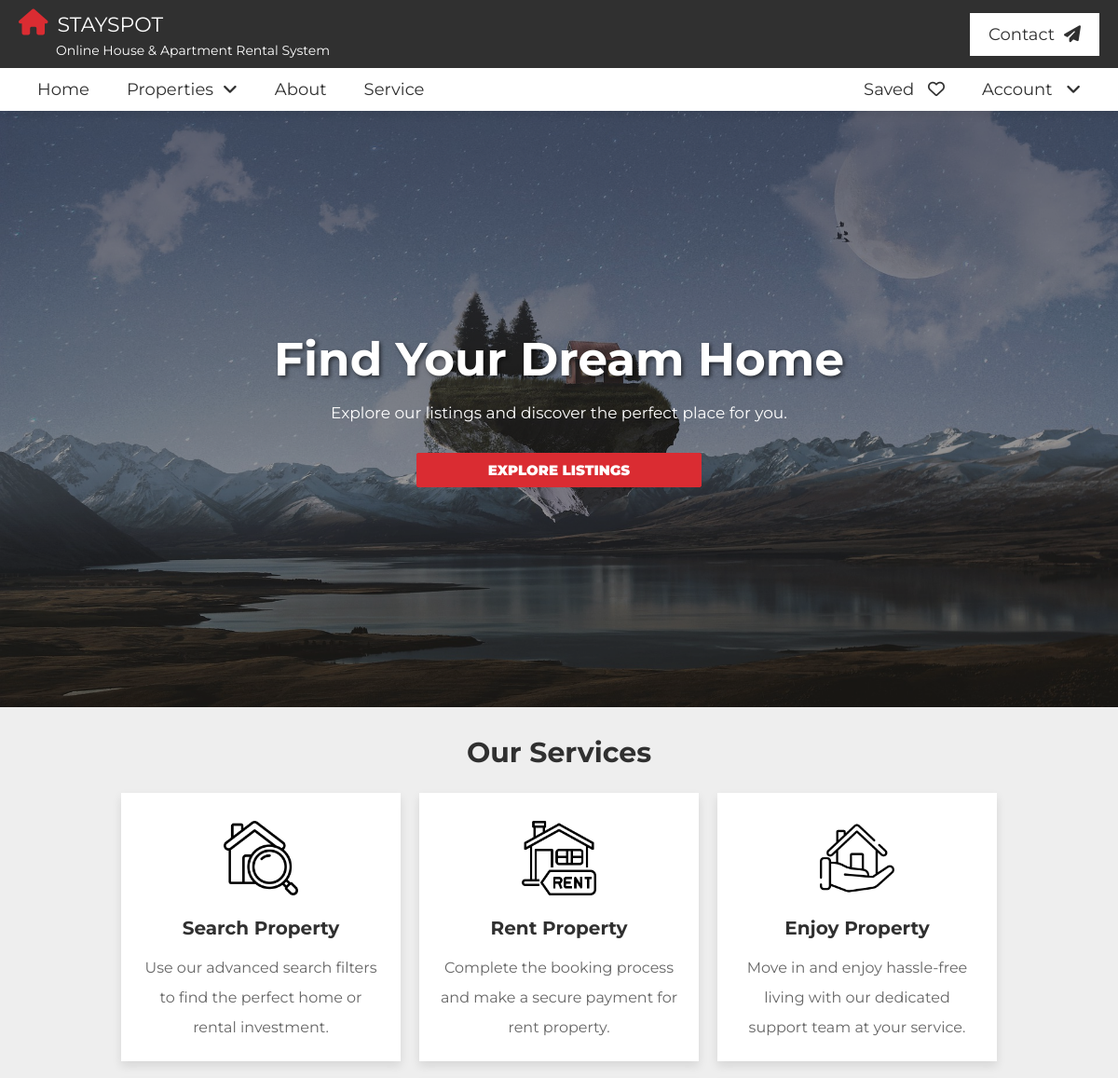
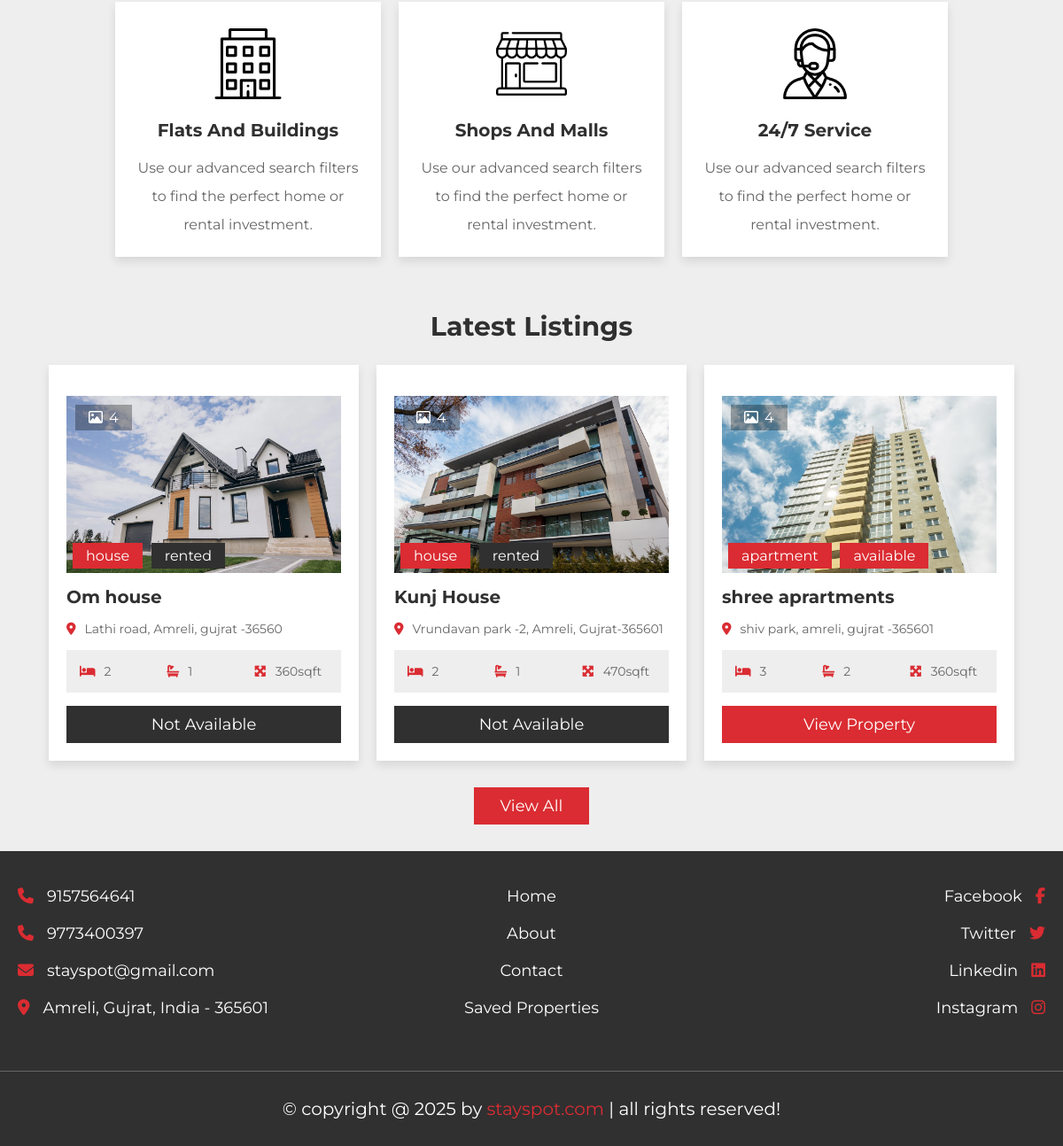
Screenshot of /design/home.php with the database file from the repository (2 pictures, top to bottom).
### tables this page shows
CREATE TABLE `property` (
  `property_id` int(30) NOT NULL,
  `name` varchar(255) NOT NULL,
  `address` varchar(255) NOT NULL,
  `type` enum('house','apartment') NOT NULL,
  `price` int(11) NOT NULL,
  `status` enum('available','rented') NOT NULL,
  `bedroom` int(11) NOT NULL,
  `bathroom` int(11) NOT NULL,
  `balcony` int(11) NOT NULL,
  `area` float NOT NULL,
  `description` text NOT NULL,
  `img1` varchar(255) NOT NULL,
  `img2` varchar(255) NOT NULL,
  `img3` varchar(255) NOT NULL,
  `img4` varchar(255) NOT NULL
);

### design/home.php (the view)
<?php include "header.php"; ?>
<div class="home">
    <div class="content">
        <h1>Find Your Dream Home</h1>
        <p>Explore our listings and discover the perfect place for you.</p>
        <a href="listings.php" class="btn">Explore Listings</a>
    </div>
</div>
<section class="services" id="sevices">
   <h1 class="heading">our services</h1>
   <div class="box-container">
      <div class="box">
         <img src="images/step-1.png" alt="">
         <h3>search property</h3>
         <p>Use our advanced search filters to find the perfect home or rental investment.</p>
      </div>
      <div class="box">
         <img src="images/icon-2.png" alt="">
         <h3>rent property</h3>
         <p>Complete the booking process and make a secure payment for rent property.</p>
      </div>
      <div class="box">
         <img src="images/step-3.png" alt="">
         <h3>enjoy property</h3>
         <p> Move in and enjoy hassle-free living with our dedicated support team at your service.</p>
      </div>
      <div class="box">
         <img src="images/icon-4.png" alt="">
         <h3>flats and buildings</h3>
         <p>Use our advanced search filters to find the perfect home or rental investment.</p>
      </div>
      <div class="box">
         <img src="images/icon-5.png" alt="">
         <h3>shops and malls</h3>
         <p>Use our advanced search filters to find the perfect home or rental investment.</p>
      </div>
      <div class="box">
         <img src="images/icon-6.png" alt="">
         <h3>24/7 service</h3>
         <p>Use our advanced search filters to find the perfect home or rental investment.</p>
      </div>
   </div>
</section>
<section class="listings">
   <h1 class="heading">latest listings</h1>
   <div class="box-container">
   <?php
      $result = mysqli_query($con,"select * from property limit 3");
      while($row = mysqli_fetch_assoc($result)) { ?>
      <div class="box">
         <div class="thumb">
            <p class="total-images"><i class="far fa-image"></i><span>4</span></p>
            <p class="type">
               <span><?php echo $row['type']; ?></span>
               <?php if($row['status'] == 'rented') { ?>
                        <span style="background-color: #303030;"><?php echo $row['status']; ?></span>
               <?php } else { ?>
                  <span><?php echo $row['status']; ?></span>
               <?php } ?>
            </p>
            <img src=" ../admin/uploads/<?php echo $row['img1']; ?>" >
         </div>
         <h3 class="name"><?php echo $row['name']; ?></h3>
         <p class="location"><i class="fas fa-map-marker-alt"></i><span><?php echo $row['address']; ?></span></p>
         <div class="flex">
            <p><i class="fas fa-bed"></i><span><?php echo $row['bedroom']; ?></span></p>
            <p><i class="fas fa-bath"></i><span><?php echo $row['bathroom']; ?></span></p>
            <p><i class="fas fa-maximize"></i><span><?php echo $row['area']; ?>sqft</span></p>
         </div>
         <?php if($row['status'] == 'rented') { ?>
                        <a href="view_property.php?id=<?php echo $row['property_id']; ?>" class="btn" style="background-color: #303030;">Not Available</a>
                    <?php } else { ?>
                        <a href="view_property.php?id=<?php echo $row['property_id']; ?>" class="btn">View Property</a>
                    <?php } ?>
      </div>
      <?php } ?>
   </div>
   <div style="margin-top: 2rem; text-align:center;">
      <a href="listings.php" class="inline-btn">view all</a>
   </div>
</section>
<?php include "footer.php"; ?>

### design/css/style.css (style rules this page uses)
:root { --main-color:#DA2C32; --light-color:#666; --light-bg:#eee; --white:#fff; --black:#303030; --border:.1rem solid var(--light-color); --box-shodow:0 .5rem 1rem rgba(0,0,0,.1); }
* { font-family: 'Montserrat', sans-serif; margin: 0; padding: 0; box-sizing: border-box; outline: none; border: none; text-decoration: none; }
html { font-size: 62.5%; overflow-x: hidden; scroll-behavior: smooth; scroll-padding-top: 10rem; }
body { background-color: var(--light-bg); }
section { padding: 3rem 2rem; max-width: 1200px; margin: 0 auto; }
.heading { text-align: center; padding-bottom: 2.5rem; font-size: 3rem; color: var(--black); text-transform: capitalize; }
.btn, .inline-btn { margin-top: 1rem; padding: 1rem 3rem; background-color: var(--main-color); color: var(--white); cursor: pointer; text-align: center; font-size: 1.8rem; text-transform: capitalize; }
.btn { display: block; width: 100%; transition: all 0.5s ease; }
.inline-btn { display: inline-block; transition: all 0.5s ease; }
.home { background: url('../images/home-bg.jpg') no-repeat center center/cover; display: flex; align-items: center; justify-content: center; height: 80vh; color: #fff; text-align: center; padding: 0 20px; position: relative; overflow: hidden; }
.home::before { content: ''; position: absolute; top: 0; left: 0; width: 100%; height: 100%; background: rgba(0, 0, 0, 0.4); z-index: 1; }
.home .content { position: relative; z-index: 2; }
.home h1 { font-size: 5rem; margin-bottom: 1.5rem; font-weight: bold; text-shadow: 2px 2px 4px rgba(0, 0, 0, 0.6); }
.home p { font-size: 1.7rem; margin-bottom: 2rem; line-height: 1.5; }
.home .btn { width: 50%; text-transform: uppercase; padding: 0.8rem 2rem; font-size: 1.5rem; font-weight: 900; background-color: var(--main-color); border: none; color: #fff; border: 1px solid var(--main-color); border-radius: 2px; cursor: pointer; text-decoration: none; transition: all 0.6s ease; display: inline-block; }
.services .box-container { display: grid; grid-template-columns: repeat(auto-fit, 30rem); gap: 2rem; justify-content: center; align-items: flex-start; }
.services .box-container .box { background-color: var(--white); box-shadow: var(--box-shodow); padding: 2rem; text-align: center; }
.services .box-container .box img { margin: 1rem 0; height: 8rem; }
.services .box-container .box h3 { font-size: 2rem; padding: 1rem 0; color: var(--black); text-transform: capitalize; }
.services .box-container .box p { line-height: 2; font-size: 1.6rem; color: var(--light-color); padding-top: .5rem; }
.listings .box-container { display: grid; grid-template-columns: repeat(auto-fit, 35rem); gap: 2rem; justify-content: center; align-items: flex-start; }
.listings .box-container .box { background-color: var(--white); box-shadow: var(--box-shodow); padding: 2rem; overflow-x: hidden; }
.listings .box-container .box .thumb { position: relative; height: 20rem; overflow: hidden; margin: 1.5rem 0; }
.listings .box-container .box .thumb img { height: 100%; width: 100%; transition: .4s ease; }
.listings .box-container .box .thumb .total-images { position: absolute; top: 1rem; left: 1rem; background-color: rgba(0,0,0,.3); color: var(--white); padding: .5rem 1.5rem; font-size: 1.6rem; z-index: 1; }
.listings .box-container .box .thumb .total-images i { margin-right: .7rem; }
.listings .box-container .box .thumb .type { position: absolute; bottom: 1rem; left: .7rem; z-index: 1; }
.listings .box-container .box .thumb .type span { margin-right: .7rem; padding: .5rem 1.5rem; color: var(--white); background-color: var(--main-color); font-size: 1.6rem; }
.listings .box-container .box .name { font-size: 2rem; text-overflow: ellipsis; overflow-x: hidden; color: var(--black); margin-bottom: .5rem; }
.listings .box-container .box .location { padding-top: 1rem; font-size: 1.4rem; color: var(--light-color); }
.listings .box-container .box .location i { margin-right: 1rem; color: var(--main-color); }
.listings .box-container .box .flex { display: flex; background-color: var(--light-bg); padding: 1.5rem; justify-content: space-between; align-items: center; margin: 1.5rem 0; flex-wrap: wrap; gap: 1.5rem; }
.listings .box-container .box .flex p { font-size: 1.4rem; flex: 1 1 4rem; }
.listings .box-container .box .flex p span { color: var(--light-color); }
.listings .box-container .box .flex p i { margin-right: 1rem; color: var(--main-color); }

### rows the page displays
property: type "house", status "rented", img1 (picture), name "Om house", address "Lathi road, Amreli, gujrat -36560", bedroom "2", bathroom "1", area "360"
property: type "house", status "rented", img1 (picture), name "Kunj House", address "Vrundavan park -2, Amreli, Gujrat-365601", bedroom "2", bathroom "1", area "470"
property: type "apartment", status "available", img1 (picture), name "shree aprartments", address "shiv park, amreli, gujrat -365601", bedroom "3", bathroom "2", area "360"
